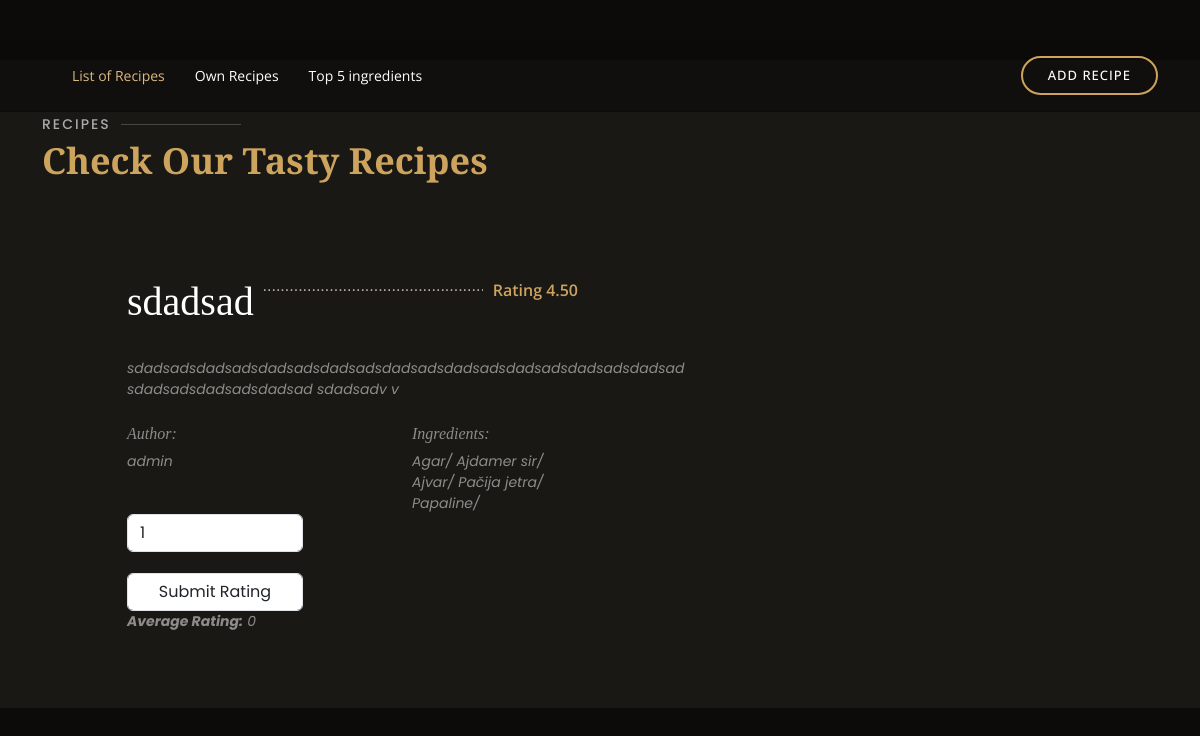
The app's page /recipes/detail/9/ (signed in) with its own data.
### recipes/models.py (models this page shows, shortened)
class Recipe(models.Model):
    name = models.CharField(max_length=255)
    recipe_text = models.TextField()
    ingredients = models.ManyToManyField(Ingredient)
    author = models.ForeignKey(User, on_delete=models.CASCADE)
    average_rating = models.DecimalField(default=0.0, max_digits=3, decimal_places=2)  # To store average rating
    total_ratings = models.PositiveIntegerField(default=0)

### user/models.py (models this page shows, shortened)
class User(AbstractUser):
    email = models.EmailField(unique=True)
    first_name = models.CharField(max_length=100)
    last_name = models.CharField(max_length=100)

### ingredient/models.py (models this page shows, shortened)
class Ingredient(models.Model):
    name = models.CharField(max_length=100)

### recipes/views.py (the view)
# urls.py: path('detail/<int:recipe_id>/', recipe_detail, name='recipe_detail'),
@login_required
def recipe_detail(request, recipe_id):
    recipe = get_object_or_404(Recipe, pk=recipe_id)
    user = request.user
    if request.method == 'POST':
        form = RecipeRatingForm(request.POST)
        if form.is_valid():
            rating_value = int(form.cleaned_data['rating'])
            if 1 <= rating_value <= 5:
                if recipe.author != user:
                    existing_rating = RecipeRating.objects.filter(user=user, recipe=recipe).first()
                    if existing_rating:
                        existing_rating.rating = rating_value
                        existing_rating.save()
                    else:
                        new_rating = RecipeRating.objects.create(user=user, recipe=recipe, rating=rating_value)
                        new_rating.save()
    else:
        form = RecipeRatingForm()
    ratings = RecipeRating.objects.filter(recipe=recipe)
    total_ratings = ratings.count()
    average_rating = sum(rating.rating for rating in ratings) / total_ratings if total_ratings > 0 else 0
    return render(request, 'recipe_detail.html', {'recipe': recipe, 'average_rating': average_rating, 'form': form})

### recipes/form.py
class RecipeRatingForm(forms.Form):
    RATING_CHOICES = [(i, str(i)) for i in range(1, 6)]
    rating = forms.ChoiceField(choices=RATING_CHOICES, label='Rate this recipe (1-5)')

### templates/recipe_detail.html (shortened to what this page needs)
{% load static %}
<!DOCTYPE html>
<html lang="en">
<head>
    <link rel="stylesheet" type="text/css" href="{% static 'assets_list/vendor/bootstrap/css/bootstrap.min.css' %}">
    <link rel="stylesheet" type="text/css" href="{% static 'assets_list/css/style.css' %}">
</head>
<body>
<header id="header" class="fixed-top d-flex align-items-cente">
    <div class="container-fluid container-xl d-flex align-items-center justify-content-lg-between">
        <nav id="navbar" class="navbar order-last order-lg-0">
            <ul>
                <li><a class="nav-link scrollto active" href="{% url 'recipe_list'%}">List of Recipes</a></li>
                <li><a class="nav-link scrollto" href="{% url 'own_recipe_list' %}">Own Recipes</a></li>
                <li><a class="nav-link scrollto " href="{% url 'top_ingredients' %}">Top 5 ingredients</a></li>
            </ul>
        </nav>
        <a href="{% url 'create_recipe' %}" class="book-a-table-btn scrollto d-none d-lg-flex">Add Recipe</a>
    </div>
</header>
<main id="main" style="padding-top:5%;">
    <section id="menu" class="menu section-bg">
        <div class="container" data-aos="fade-up">
            <div class="section-title">
                <h2>Recipes</h2>
                <p>Check Our Tasty Recipes</p>
            </div>
            <div class="row menu-container" data-aos="fade-up" data-aos-delay="200">
                <div class="col-lg-6 menu-item filter-starters">
                    <div class="menu-content">
                        <a href="{% url 'recipe_detail' recipe_id=recipe.id %}"><h1>{{ recipe.name }}</h1></a><span>Rating {{ recipe.average_rating }}</span>
                    </div>
                    <div class="menu-ingredients">
                        {{ recipe.recipe_text }}
                    </div>
                    <div class="row">
                        <div class="col-lg-6">
                            <div class="menu-ingredients">
                                <h6> Author: </h6>
                                <span>  {{ recipe.author.username }}</span>
                            </div>
                        </div>
                        <div class="col-lg-6">
                            <div class="menu-ingredients">
                                <h6>Ingredients: </h6>
                                {% for ingredient in recipe.ingredients.all %}
                                <span> {{ ingredient.name }}/ </span>
                                {% endfor %}
                            </div>
                        </div>
                        <div class="col-lg-6">
                            <div class="menu-ingredients">
                                <form method="post" action="{% url 'recipe_detail' recipe.id %}">
                                    <select name="rating" class="form-control" id="id_rating">
                                        <option value="1">1</option>
                                    </select><br>
                                    <button class="form-control" type="submit">Submit Rating</button>
                                </form>
                                <p><strong>Average Rating:</strong> {{ average_rating }}</p>
                            </div>
                        </div>
                    </div>
                </div>
            </div>
        </div>
    </section>
</main>
</body>
</html>

### static/assets_list/css/style.css (style rules this page uses)
body { font-family: "Open Sans", sans-serif; background: #0c0b09; color: #fff; }
a { color: #cda45e; text-decoration: none; }
h1, h2, h3, h4, h5, h6 { font-family: "Playfair Display", serif; }
#header { background: rgba(12, 11, 9, 0.6); border-bottom: 1px solid rgba(12, 11, 9, 0.6); transition: all 0.5s; z-index: 997; padding: 15px 0; top: 40px; }
.book-a-table-btn { margin: 0 0 0 15px; border: 2px solid #cda45e; color: #fff; border-radius: 50px; padding: 8px 25px; text-transform: uppercase; font-size: 13px; font-weight: 500; letter-spacing: 1px; transition: 0.3s; }
.navbar { padding: 0; }
.navbar ul { margin: 0; padding: 0; display: flex; list-style: none; align-items: center; }
.navbar li { position: relative; }
.navbar a, .navbar a:focus { display: flex; align-items: center; justify-content: space-between; padding: 10px 0 10px 30px; color: #fff; white-space: nowrap; transition: 0.3s; font-size: 14px; }
.navbar a:hover, .navbar .active, .navbar .active:focus, .navbar li:hover>a { color: #d9ba85; }
section { padding: 60px 0; overflow: hidden; }
.section-bg { background-color: #1a1814; }
.section-title { padding-bottom: 40px; }
.section-title h2 { font-size: 14px; font-weight: 500; padding: 0; line-height: 1px; margin: 0 0 5px 0; letter-spacing: 2px; text-transform: uppercase; color: #aaaaaa; font-family: "Poppins", sans-serif; }
.section-title h2::after { content: ""; width: 120px; height: 1px; display: inline-block; background: rgba(255, 255, 255, 0.2); margin: 4px 10px; }
.section-title p { margin: 0; margin: 0; font-size: 36px; font-weight: 700; font-family: "Playfair Display", serif; color: #cda45e; }
.menu .menu-item { margin-top: 50px; }
.menu .menu-content { margin-left: 85px; overflow: hidden; display: flex; justify-content: space-between; position: relative; }
.menu .menu-content::after { content: "......................................................................" "...................................................................." "...................................................................."; position: absolute; left: 20px; right: 0; top: -4px; z-index: 1; color: #bab3a6; font-family: Arial, "Helvetica Neue", Helvetica, sans-serif; }
.menu .menu-content a { padding-right: 10px; background: #1a1814; position: relative; z-index: 3; font-weight: 700; color: white; transition: 0.3s; }
.menu .menu-content span { background: #1a1814; position: relative; z-index: 3; padding: 0 10px; font-weight: 600; color: #cda45e; }
.menu .menu-ingredients { margin-left: 85px; font-style: italic; font-size: 14px; font-family: "Poppins", sans-serif; color: rgba(255, 255, 255, 0.5); }

### records on screen
Recipe: name "sdadsad", average_rating "4.50", recipe_text "sdadsadsdadsadsdadsadsdadsadsdadsadsdadsadsdadsadsdadsadsdadsad sdadsadsdadsadsdadsad sdadsadv v", author.username "admin"
Ingredient: name "Agar"
Ingredient: name "Ajdamer sir"
Ingredient: name "Ajvar"
Ingredient: name "Pačija jetra"
Ingredient: name "Papaline"

### other values on screen
{{ average_rating }} "0"
